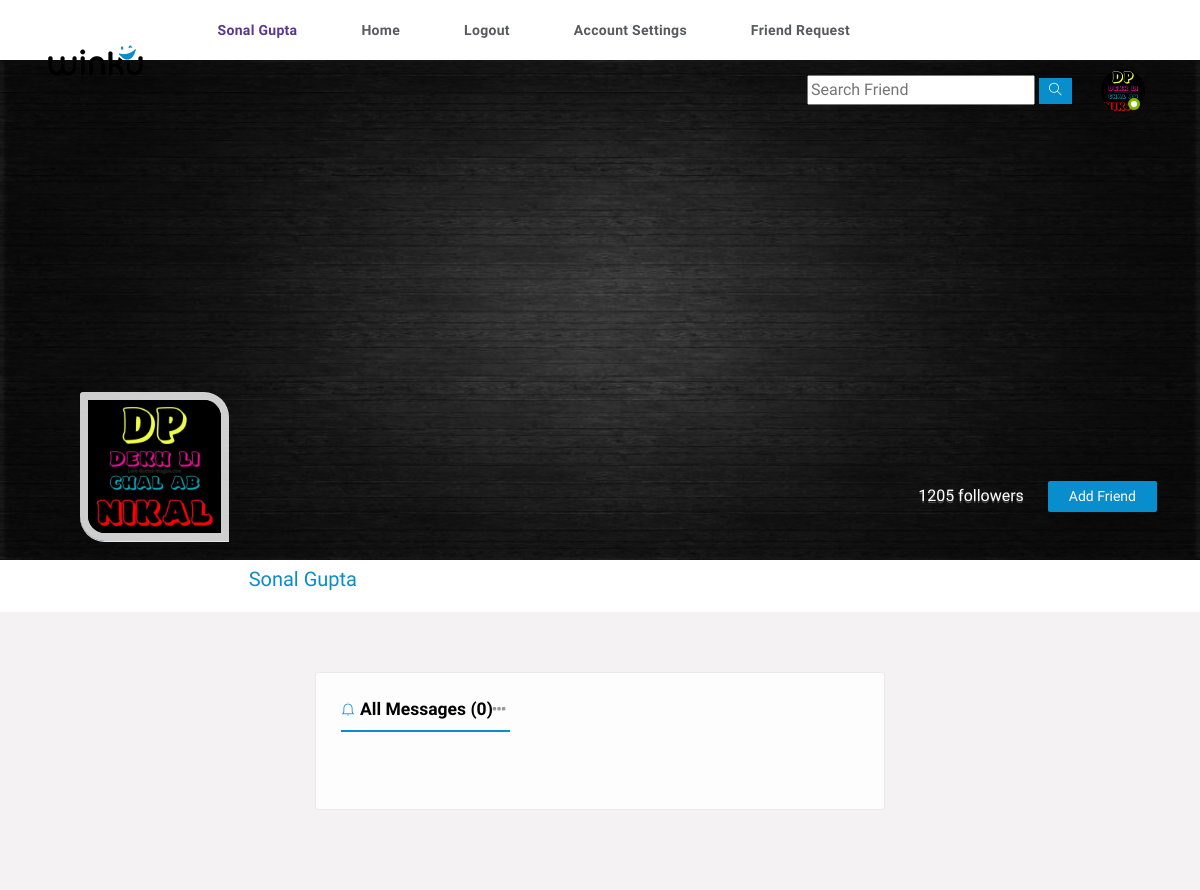
The app's page /inbox (signed in) with its own data.
### users/models.py (models this page shows, shortened)
class Profile(models.Model):
    user = models.OneToOneField(User,on_delete=models.CASCADE)
    id = models.UUIDField(primary_key=True,default=uuid.uuid4,editable=False)
    friends =models.ManyToManyField(User,blank=True,null=True,related_name='friends')
    friend_request = models.ManyToManyField(User,blank=True,null=True,related_name='friend_request')
    email = models.CharField(blank=True,null=True,max_length=200)
    name = models.CharField(blank=True,null=True,max_length=200)
    bio = models.TextField(blank=True,null=True)
    mobile = models.CharField(blank=True,null=True,max_length=100)
    thumbimg = models.ImageField(upload_to='thumbnail',default='thumbnail/thumb.jpg')
    profilepic = models.ImageField(upload_to='profile_pic',default='profile_pic/user.png')
    city = models.CharField(blank=True,null=True,max_length=40)

### users/views.py (the view)
# urls.py: path('inbox',views.inbox,name='inbox'),
def inbox(request):
    user_info = request.user.profile
    inbox = user_info.msg.all()
    msgcount = inbox.filter(isread=False).count()
    context = {
        'inbox': inbox,
        'msgcount':msgcount,
        'user_info':user_info
    }
    return render(request,'inbox.html',context)

### users/templates/inbox.html (shortened to what this page needs)
{% include 'header.html'  %}
{% load static %}
<section>
    <div class="feature-photo">
        <figure><img src="{{user_info.thumbimg.url}}" style="height: 500px;" alt=""></figure>
        <div class="add-btn">
            <span>1205 followers</span>
            <a href="#" title="" data-ripple="">Add Friend</a>
        </div>
        <div class="container-fluid">
            <div class="row merged">
                <div class="col-lg-2 col-sm-3">
                    <div class="user-avatar">
                        <figure>
                            <img src="{{user_info.profilepic.url}}" alt="">
                        </figure>
                    </div>
                </div>
                <div class="col-lg-10 col-sm-9">
                    <div class="timeline-info">
                        <ul>
                            <li class="admin-name">
                              <h5>{{user_info.name}}</h5>
                            </li>
                        </ul>
                    </div>
                </div>
            </div>
        </div>
    </div>
</section>
<section>
    <div class="gap gray-bg">
        <div class="container-fluid">
            <div class="row">
                <div class="col-lg-12">
                    <div class="row" id="page-contents">
                        <div class="col-lg-3">
                        </div>
                        <div class="col-lg-6">
                            <div class="central-meta">
                                <div class="messages">
                                    <h5 class="f-title"><i class="ti-bell"></i>All Messages ({{msgcount}}) <span class="more-options"><i class="fa fa-ellipsis-h"></i></span></h5>
                                    <div class="message-box">
                                    </div>
                                </div>
                            </div>
                        </div>
                        <div class="col-lg-3">
                        </div>
                    </div>
                </div>
            </div>
        </div>
    </div>
</section>

### users/templates/header.html (shortened to what this page needs)
<!DOCTYPE html>
{% load static %}
<html lang="en">
<head>
    <link rel="stylesheet" href="{% static 'css/main.min.css' %}">
    <link rel="stylesheet" href="{% static 'css/style.css' %}">
    <link rel="stylesheet" href="{% static 'css/color.css' %}">
    <link rel="stylesheet" href="{% static 'css/responsive.css' %}">
</head>
<body>
    {% if user.is_authenticated %}
    <div class="theme-layout">
        <div class="topbar stick">
            <div class="logo">
                <a title="" href=""><img src="images/logo.png" alt=""></a>
            </div>
            <div class="top-area">
                <ul class="main-menu">
                    <li >
                        <a href="{% url 'profile' user.profile.id %}" title="" style="color: #5a3693; font-weight: bold;">{{user.profile.name}}</a>
                    </li>
                    <li>
                        <a href="{% url 'home' %}" title="">Home</a>
                    </li>
                    <li>
                        <a href="{% url 'logout' %}" title="">Logout</a>
                    </li>
                    <li>
                        <a href="{% url 'edit_profile' %}" title="">account settings</a>
                    </li>
                    <li>
                        <a href="{% url 'request_list' %}" title="">Friend Request </a>
                    </li>
                </ul>
                <ul class="setting-area">
                    <li>
                        <div class="searched">
                            <form method="post" class="search">
                                <input type="text" placeholder="Search Friend">
                                <button type="button" data-ripple><i class="ti-search"></i></button>
                            </form>
                        </div>
                    </li>
                </ul>
                <div class="user-img">
                    <a href=""><img src="{{user.profile.profilepic.url}}" style="max-width: 44px; border-radius: 50%;;"  alt=""></a>
                    <span class="status f-online"></span>
                </div>
            </div>
        </div>
        {% endif %}

### static/css/color.css (style rules this page uses)
.product-carousel .owl-nav .owl-prev::before, .product-carousel .owl-nav .owl-next::before, .product-caro .owl-prev:hover:before, .product-caro .owl-next:hover:before, .log-reg-area form .forgot-pwd, .log-reg-area form .already-have, .log-reg-area > p a, .top-area > ul > li > a > span, .timeline-info > ul li a.active, .timeline-info > ul li a:hover, .dropdowns > a.more-mesg, .activity-meta > h6 a, .activity-meta > span a:hover, .friend-name > ins, .description > p a, .we-reply, .sidebar .widget li:hover > a, .sidebar .widget li:hover > i, .friend-meta > a, .user-setting > a:hover, .we-comet li a.showmore, .twiter-feed > li p a, .tutor-links > li i, .tutor-links > li:hover, .pepl-info > span, .page-meta > a, .frnds .nav-tabs .nav-item a.active, .f-title i, #work > div a, .basics > li i, .education > li i, .groups > span i, a.forgot-pwd, .friend-meta > h4 a:hover, .x_title > h2, .post-meta .detail > span, .add-btn > a:hover, .top-area > ul.main-menu > li > ul li a:hover, .dropdowns.active > a i, .user-setting > a i, .form-group input.form-file ~ .control-label, .form-group input.has-value ~ .control-label, .form-group input:focus ~ .control-label, .form-group input:valid ~ .control-label, .form-group select ~ .control-label, .form-group textarea.form-file ~ .control-label, .form-group textarea.has-value ~ .control-label, .form-group textarea:focus ~ .control-label, .form-group textarea:valid ~ .control-label, .flaged > h3, .invition .friend-meta a.invite:hover, .more-optns > ul li:hover, .post-title > h4 a:hover, .post-title .p-date a:hover, .l-post .l-post-meta > h4 a:hover, .read:hover, blockquote, .tags > a:hover, .comment-titles > span, .help-list > ul li a:hover i, .carrer-title > h2 > span, .carrer-title > span a, .open-position > h4 a:hover, .option-set.icon-style > li > a.selected, .category-box > i, .getquot-baner > a, .branches-box > ul li i, .help-topic-result > h2 a:hover, .product-name > h5 a:hover, .full-postmeta .shopnow, .prices.style2 ins span, .single-btn > li > a.active, .total-box > ul > li.final-total, .logout-meta > p a, .forum-list table tbody tr td i, .forum-list table tbody tr td a, .widget ul.recent-topics > li > i, .date-n-reply > a, .topic-data > span, .help-list > ul li a:hover, .employer-info h2, .job-detail > ul li i, .company-intro > a { color: #088dcd; }
#nprogress .bar, .timeline-info > ul li a::before, .add-btn > a, .activitiez > li::before, form button, .colla-apps > li a:hover, a.underline:before, .setting-row input:checked + label, .user-avatar:hover .edit-phto, .error-meta > a, .color-bg, .add-butn, .nav.nav-tabs.likes-btn > li a.active, a.dislike-btn, .drop > a:hover, .btn-view.btn-load-more:hover, .accordion .card h5 button[aria-expanded="true"], .chat-head, .f-page > figure em, .inbox-panel-head > ul > li > a, .nav-tabs--left .nav-link.active, .nav-tabs--left .nav-link.active:hover, footer .widget-title h4::before, #topcontrol, .sidebar .widget-title::before, .f-title::before, .g-post-classic > figure > i::after, .purify > a, .help-list > a:hover, .open-position::before, .info > a, .category-box:hover, .category-box.selected, a.main-btn, .section-heading::before, .getquot-baner, .more-branches > h4::before, .is-helpful > a, .cart-optionz > li > a:hover, .paginationz > li a:hover, .paginationz > li a.active, .shopping-cart, a.btn2:hover, .form-submit > input[type="submit"], button.submit-checkout, .delete-cart:hover, .proceed .button, .amount-area .update-cart, a.addnewforum, .apply-bttons > a { background: #088dcd; }

### static/css/responsive.css (style rules this page uses)
@media screen and (max-width: 1281px) and (min-width: 1024px) { .timeline-info { line-height: 51px; } }
@media screen and (max-width: 1281px) and (min-width: 1024px) { .timeline-info .admin-name > h5 { font-size: 20px; } }
@media screen and (max-width: 1281px) and (min-width: 1024px) { .user-avatar { width: 80.2% } }

### records on screen
Profile: thumbimg (picture), profilepic (picture), name "Sonal Gupta"

### other values on screen
{{ user.profile.name }} "Sonal Gupta"
{{ msgcount }} "0"
